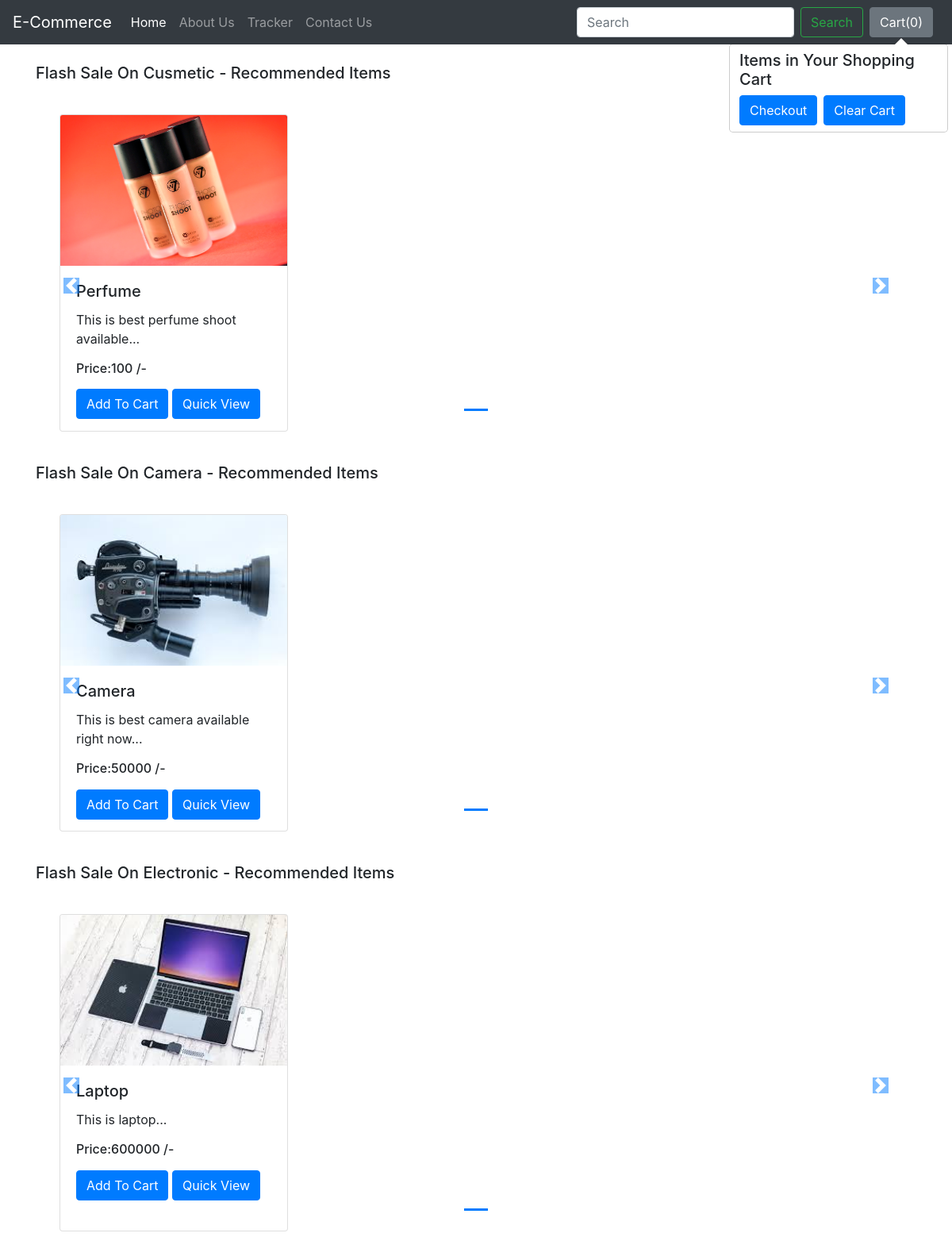
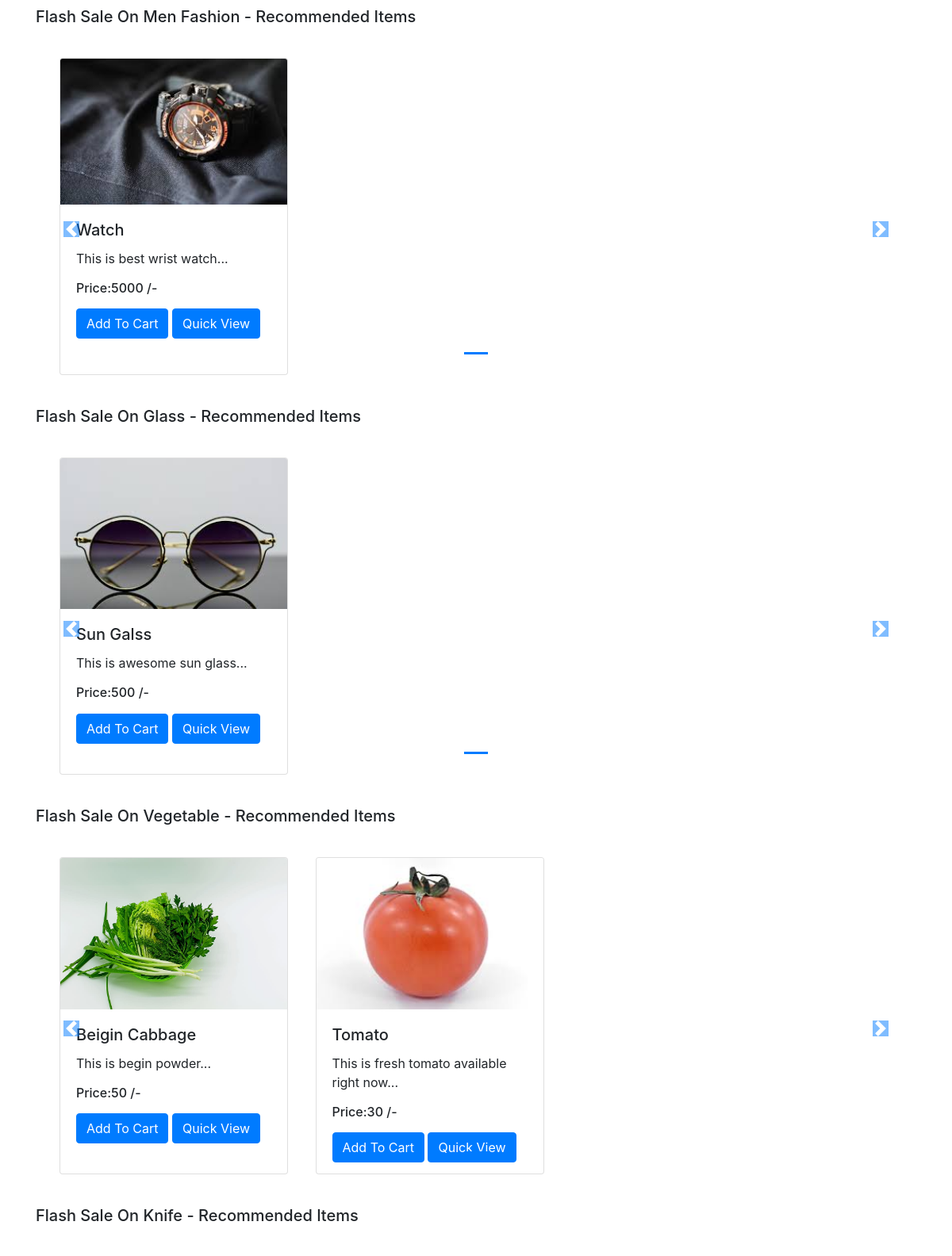
The page / (upper part) on the database its author committed (2 pictures, top to bottom).
### shop/models.py (models this page shows, shortened)
class Product(models.Model):
    product_id = models.AutoField
    product_name = models.CharField(max_length=50)
    desc = models.CharField(max_length=300)
    pub_data = models.DateField()
    category = models.CharField(max_length=50, default="")
    subcategory = models.CharField(max_length=50, default="")
    price = models.IntegerField(default=0)
    image = models.ImageField(upload_to="shop/images", default="")

### shop/views.py (the view)
# urls.py: path('', views.index, name='ShopHome'),
def index(request):
    all_products = []
    product_category = Product.objects.values('category', 'id')
    category = {item['category'] for item in product_category}
    for cat in category:
        prod = Product.objects.filter(category=cat)
        n = len(prod)
        no_of_slides = n // 4 + ceil((n / 4) - (n // 4))
        all_products.append([prod, range(1, no_of_slides), no_of_slides])
    context = {'all_products': all_products, 'title': 'My~E-Commerce'}
    return render(request, 'shop/index.html', context)

### templates/shop/index.html (shortened to what this page needs)
{% extends 'base.html' %}
{% load static %}
{% load bootstrap4 %}
{% block content %}
    <div class="container">
    {% for product, range, no_of_slides in all_products %}
    <h5 class="my-4">Flash Sale On {{product.0.category}} - Recommended Items</h5>
    <div class="row">
<div id="demo{{forloop.counter}}" class="col carousel slide my-3" data-ride="carousel">
    <ul class="carousel-indicators">
      <li data-target="#demo{{forloop.counter}}" data-slide-to="0" class="active bg-primary"></li>
    </ul>
    <div class="container carousel-inner no-padding">
      <div class="carousel-item active">
        {% for i in product %}
        <div class="col-xs-3 col-sm-3 col-md-3 mr-5">
          <div class="card" style="width: 18rem; height: 25rem">
            <img src='/media/{{i.image}}' class="card-img-top" alt="{{i.product_name}}">
            <div class="card-body">
              <h5 class="card-title" id="namepr{{ i.id }}">{{i.product_name}}</h5>
              <p class="card-text">{{i.desc|slice:"0:50"}}...</p>
                <h6 class="card-title">Price:<span id="pricepr{{ i.id }}">{{ i.price }}</span> /-</h6>
                <span id="divpr{{ i.id }}" class="divpr">
                    <div class="mt-3">
                    <button id="pr{{i.id}}" class="btn btn-primary cart">Add To Cart</button>
                    <a href="{% url 'shop:ProductView' i.id %}"><button id="qv{{i.id}}"
                    class="btn btn-primary cart">Quick View</button></a>
                </div></span>
            </div>
          </div>
        </div>
        {% endfor %}
    </div>
</div>
</div>
    <a class="carousel-control-prev" href="#demo{{forloop.counter}}" data-slide="prev">
        <span class="carousel-control-prev-icon bg-primary"></span>
    </a>
    <a class="carousel-control-next" href="#demo{{forloop.counter}}" data-slide="next">
        <span class="carousel-control-next-icon bg-primary"></span>
    </a>
        </div>
    {% endfor %}
</div>
 {% endblock content%}

### templates/base.html (shortened to what this page needs)
{% load bootstrap4 %}
<!DOCTYPE html>
<html lang="en">
<head>
    {% bootstrap_css %}
</head>
<body>
<nav class="navbar navbar-expand-lg navbar-dark bg-dark">
  <a class="navbar-brand" href="{% url 'shop:ShopHome' %}">E-Commerce</a>
  <div class="collapse navbar-collapse" id="navbarSupportedContent">
    <ul class="navbar-nav mr-auto">
      <li class="nav-item active">
        <a class="nav-link" href="{% url 'shop:ShopHome' %}">Home <span class="sr-only">(current)</span></a>
      </li>
      <li class="nav-item">
        <a class="nav-link" href="{% url 'shop:AboutUs' %}">About Us</a>
      </li>
        <li class="nav-item">
        <a class="nav-link" href="{% url 'shop:TrackingStatus' %}">Tracker</a>
      </li>
        <li class="nav-item">
        <a class="nav-link" href="{% url 'shop:ContactUs' %}">Contact Us</a>
      </li>
    </ul>
    <form method="get" action="{% url 'shop:Search' %}" class="form-inline my-2 my-lg-0">
      <input class="form-control mr-sm-2" type="search" id="search" name="search"
             placeholder="Search" aria-label="Search">
      <button class="btn btn-outline-success my-2 my-sm-0" type="submit">Search</button>
    </form>
      <button type="button" class="btn btn-secondary mx-2" data-container="body" id="popcart"
              data-toggle="popover" data-placement="bottom" data-html="true">
                Cart(<span id="cart">0</span>)
    </button>
  </div>
</nav>
{% block content %}{% endblock content %}
</body>
</html>

### templates/shop/index.html (style rules this page uses)
.col-md-3 { display: inline-block; }
.carousel-indicators .active { background-color: blue; }
.carousel-control-prev, .carousel-control-next { top: auto; bottom: auto; padding-top: 222px; }

### rows shown on the page
Product: category "Cusmetic", image (picture), product_name "Perfume", desc "This is best perfume shoot available", price "100"
Product: category "Camera", image (picture), product_name "Camera", desc "This is best camera available right now", price "50000"
Product: category "Electronic", image (picture), product_name "Laptop", desc "This is laptop", price "600000"
Product: category "Men Fashion", image (picture), product_name "Watch", desc "This is best wrist watch", price "5000"
Product: category "Glass", image (picture), product_name "Sun Galss", desc "This is awesome sun glass", price "500"
Product: category "Vegetable", image (picture), product_name "Beigin Cabbage", desc "This is begin powder", price "50"
Product: image (picture), product_name "Tomato", desc "This is fresh tomato available right now", price "30"
Product: category "Knife"
